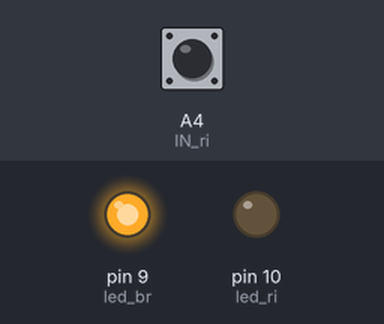
The sketch below on a simulated Arduino Nano, built with avr-gcc and run on an emulated ATmega328P. On the bench: output pins drawn as LEDs (lit = HIGH). Dashed ring = blinking. The inputs (shaded band) are chosen by the test bench; at power-on: A4 (IN_ri) HIGH.

Above: at 1.2 s.
1.3 s: A4 (IN_ri) pulled LOW for 1 s
At 1.5 s:
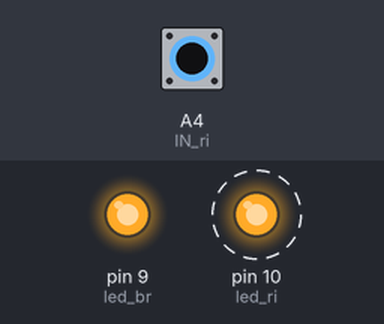
4.0 s: A4 (IN_ri) pulled LOW for 3.2 s
At 7.9 s:
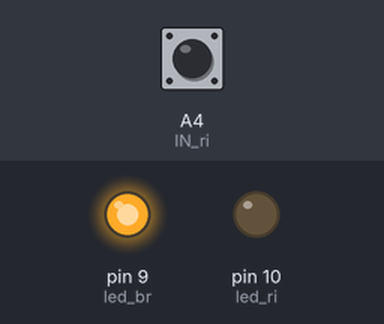
Timing chart, 0 to 9.4 s (numbered marks = the images above; inputs shaded):
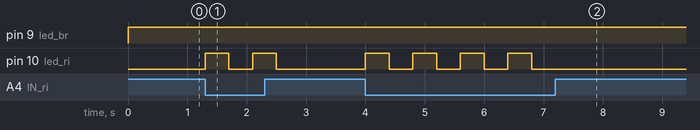

The sketch:

V1.0.ino
```cpp
int IN_ri = A4; //Eingang Blinker rechts
int IN_le = A5; //Eingang Blinker links
int IN_br = A6; //Eingang Bremse

int led_ri = 10; //PWM für Driver nr3
int led_le = 6;  //PWM für Driver nr2
int led_br = 9;  //PWM für Driver nr1


void setup()
{
   pinMode(IN_ri, INPUT); //
   digitalWrite(IN_ri, HIGH);

  // pinMode(IN_le, INPUT); //Input für Datenverarbeitung

   pinMode(IN_br, INPUT); //
   digitalWrite(IN_br, HIGH);

   pinMode(led_ri, OUTPUT);
   //pinMode(led_le, OUTPUT);
   pinMode(led_br, OUTPUT);
}


void loop()
{


 if (digitalRead(IN_ri) == LOW){
    digitalWrite(led_ri, HIGH);
    delay(400);
    digitalWrite(led_ri, LOW);
    delay(400);
 }

 if (digitalRead(IN_br) == LOW){
    digitalWrite(led_br, HIGH);
 }


}
```

Measured:
- after the input at 1.3 s, pin 10 (led_ri): alternates HIGH for 0.40 s and LOW for 0.40 s, 4 changes in all, then stays LOW, starting at once
- after the input at 4.0 s, pin 10 (led_ri): alternates HIGH for 0.40 s and LOW for 0.40 s, 8 changes in all, then stays LOW, starting at once
